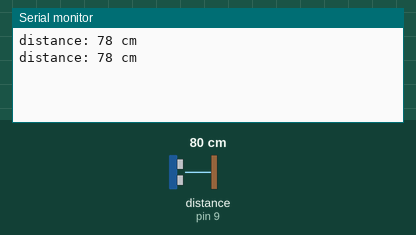
Simulated run of this sketch. Board: Arduino Uno, built with avr-gcc and run on an emulated ATmega328P. Shown: the last lines printed to the serial monitor. Wiring (inferred from the names in the program): ultrasonic range finder: trigger pin 8; echo pin 9. Inputs (shaded band) come from the test bench; at power-on: distance to the obstacle (sensor on pin 9) 80 cm. The echo pulse lasts 58.3 µs per cm.

Above: at 1.8 s.
1.9 s: distance to the obstacle (sensor on pin 9) set to 2 cm
At 2.4 s:
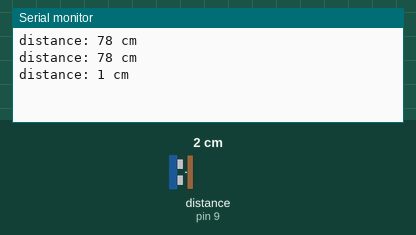
3.4 s: distance to the obstacle (sensor on pin 9) set to 4 cm
At 4.8 s:
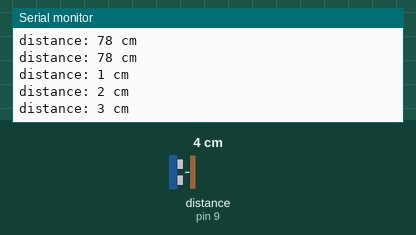
Timing chart, 0 to 6.4 s (numbered marks = the images above; inputs shaded):
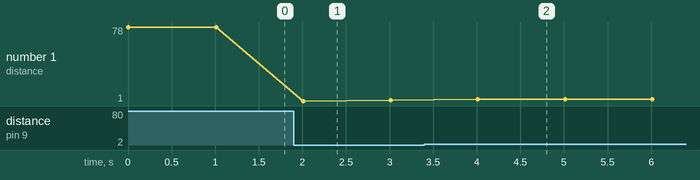

Measured:
- after the input at 1.9 s, the serial monitor: prints a new line after 0.11 s (image 1)
- after the input at 3.4 s, the serial monitor: prints a new line after 0.61 s (image 2)
- plotted number 1: 78 → 2 after the input at 1.9 s, 2 → 3 after the input at 3.4 s

The sketch:

Capteur_ultrason.ino
```cpp
#define trigPin 8
	#define echoPin 9

	int dist = 0;
	void setup ()
	{
	Serial.begin (9600);

	pinMode(trigPin, OUTPUT);
	pinMode(echoPin, INPUT);
	}
	void loop()
	{
	long duration, distance;
	digitalWrite(trigPin, LOW);
	delayMicroseconds(2);
	digitalWrite(trigPin, HIGH);
	delayMicroseconds(10); //Trig déclenché 10ms sur HIGH
	digitalWrite(trigPin, LOW);


	// Calcul de l'écho
	duration = pulseIn(echoPin, HIGH);
	// Distance proportionnelle à la durée de sortie
	distance = duration*340/(2*10000); //Vitesse du son théorique

	dist = distance;

	Serial.print("distance: ");
	Serial.print(dist);
	Serial.println(" cm");
	delay(1000);
}
```
